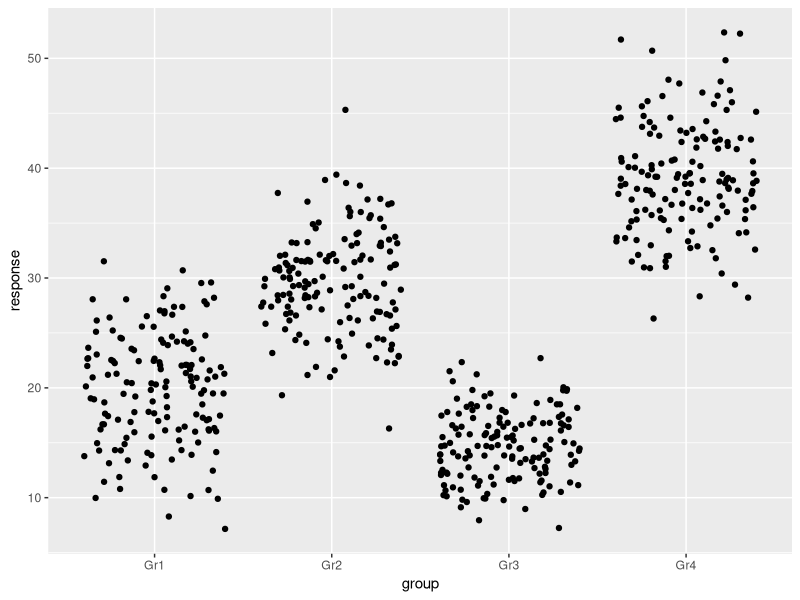
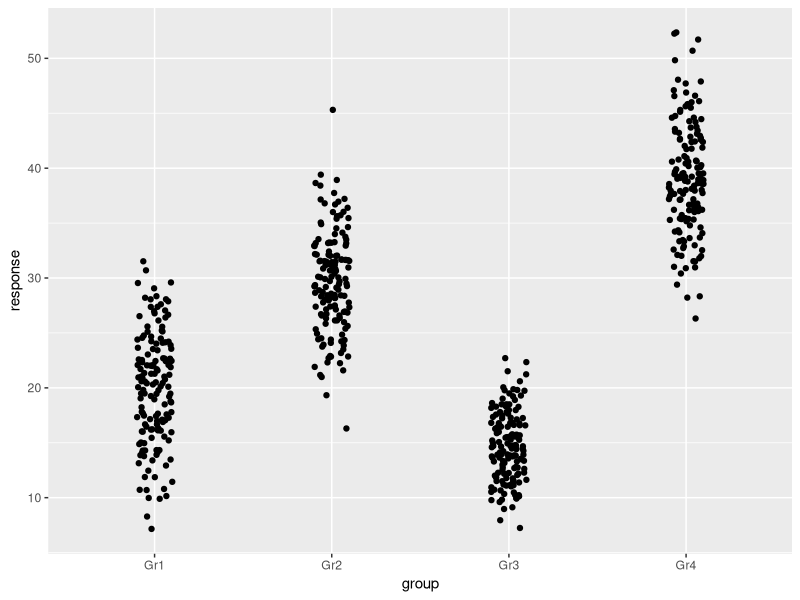
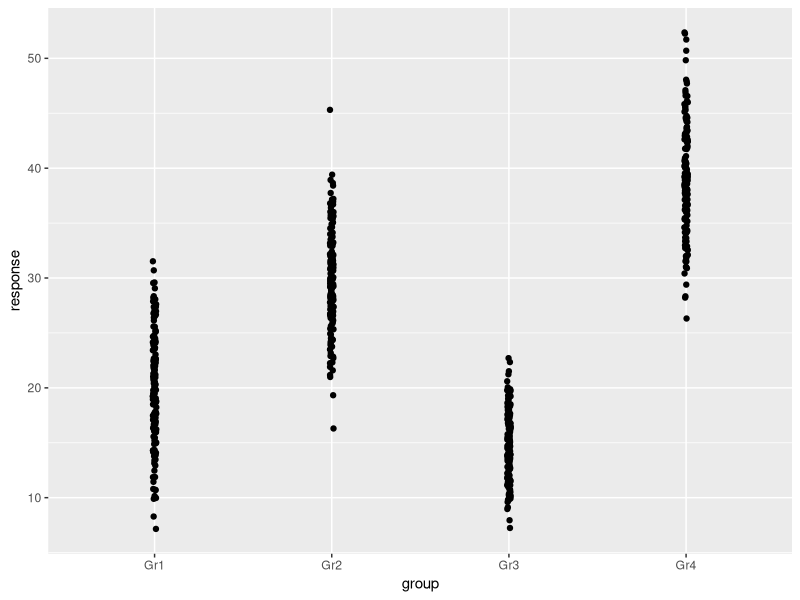
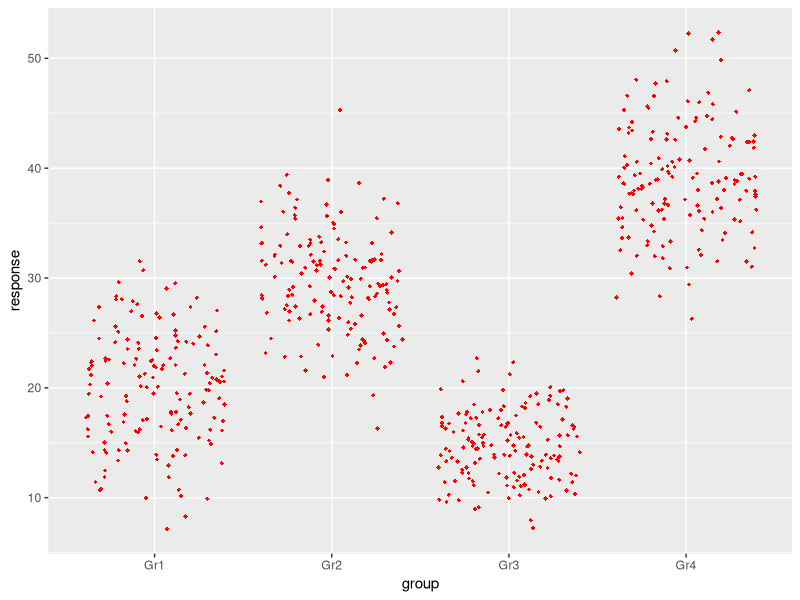

Reproduce these figures in R, in order.
## ---- chunk 1
knitr::opts_chunk$set(echo = TRUE, fig.align='center')

# title: Creating a jitter plot
# author: jonathan
# revised: 18/3/2020 

WEB <- c("https://bioceed.uib.no/dropfolder/bioSTATS/Rmd/Visualizing/Simple/jitter-plot.html")
GIT <- c("https://github.com/jonathansoule/biostats/blob/master/Visualizing/Simple/jitter-plot.Rmd")
library(ggplot2)
# variable 1
response <- c(rnorm(150, mean=20, sd=5), rnorm(150, mean=30, sd=4), rnorm(150, mean=15, 3), rnorm(150, mean=40, sd=5)) 
# variable 2
group <- c(rep("Gr1", 150), rep("Gr2", 150), rep("Gr3", 150), rep("Gr4", 150))
## ---- chunk 2
# dataframe
df <- data.frame(group, response)
str(df)
## ---- chunk 3
ggplot(df, aes(group, response)) +     
  geom_jitter()
## ---- chunk 4
ggplot(df, aes(group, response)) +     
  geom_jitter(width= 0.1)                  
## ---- chunk 5
ggplot(df, aes(group, response)) + 
  geom_jitter(width=.01)       
## ---- chunk 6
ggplot(df, aes(group, response)) + 
  geom_jitter(shape= 18, size=1.2, color="red")        
